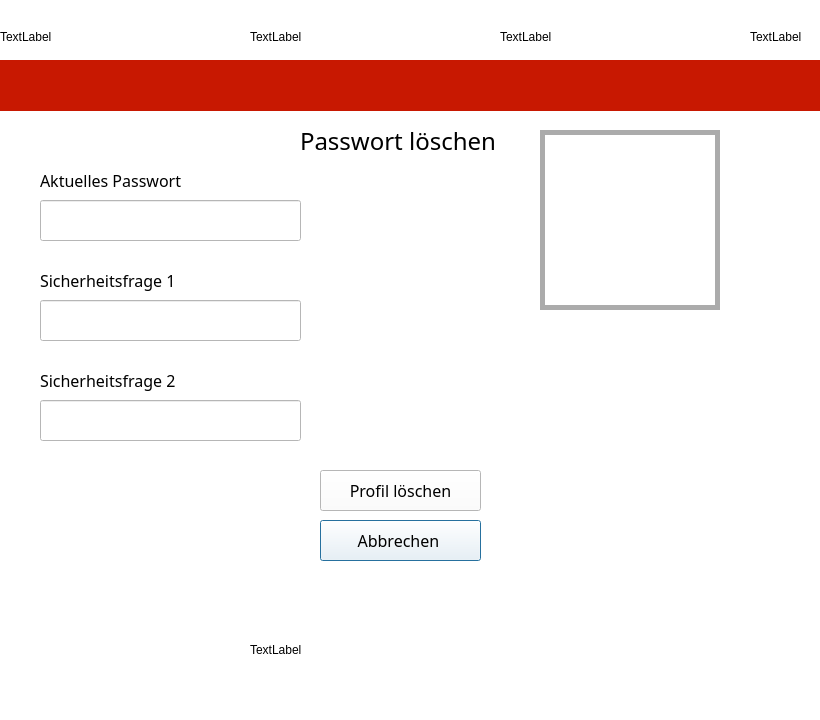
<?xml version="1.0" encoding="UTF-8"?>
<ui version="4.0">
 <class>DeleteProfil</class>
 <widget class="QDialog" name="DeleteProfil">
  <property name="geometry">
   <rect>
    <x>0</x>
    <y>0</y>
    <width>820</width>
    <height>720</height>
   </rect>
  </property>
  <property name="windowTitle">
   <string>Dialog</string>
  </property>
  <property name="styleSheet">
   <string notr="true">background-color: rgb(255, 255, 255);</string>
  </property>
  <widget class="QLabel" name="lblemail_2">
   <property name="geometry">
    <rect>
     <x>40</x>
     <y>170</y>
     <width>171</width>
     <height>21</height>
    </rect>
   </property>
   <property name="font">
    <font>
     <family>MV Boli</family>
     <pointsize>12</pointsize>
    </font>
   </property>
   <property name="text">
    <string>Aktuelles Passwort</string>
   </property>
  </widget>
  <widget class="QLabel" name="lblemail_3">
   <property name="geometry">
    <rect>
     <x>300</x>
     <y>120</y>
     <width>231</width>
     <height>41</height>
    </rect>
   </property>
   <property name="font">
    <font>
     <family>MV Boli</family>
     <pointsize>18</pointsize>
    </font>
   </property>
   <property name="text">
    <string>Passwort löschen</string>
   </property>
  </widget>
  <widget class="QLineEdit" name="passwortAlt">
   <property name="geometry">
    <rect>
     <x>40</x>
     <y>200</y>
     <width>261</width>
     <height>41</height>
    </rect>
   </property>
   <property name="font">
    <font>
     <family>MV Boli</family>
     <pointsize>12</pointsize>
    </font>
   </property>
  </widget>
  <widget class="QLabel" name="lblemail_5">
   <property name="geometry">
    <rect>
     <x>40</x>
     <y>370</y>
     <width>171</width>
     <height>21</height>
    </rect>
   </property>
   <property name="font">
    <font>
     <family>MV Boli</family>
     <pointsize>12</pointsize>
    </font>
   </property>
   <property name="text">
    <string>Sicherheitsfrage 2</string>
   </property>
  </widget>
  <widget class="QLineEdit" name="s1">
   <property name="geometry">
    <rect>
     <x>40</x>
     <y>300</y>
     <width>261</width>
     <height>41</height>
    </rect>
   </property>
   <property name="font">
    <font>
     <family>MV Boli</family>
     <pointsize>12</pointsize>
    </font>
   </property>
  </widget>
  <widget class="QLineEdit" name="s2">
   <property name="geometry">
    <rect>
     <x>40</x>
     <y>400</y>
     <width>261</width>
     <height>41</height>
    </rect>
   </property>
   <property name="font">
    <font>
     <family>MV Boli</family>
     <pointsize>12</pointsize>
    </font>
   </property>
  </widget>
  <widget class="QLabel" name="lblemail_4">
   <property name="geometry">
    <rect>
     <x>40</x>
     <y>270</y>
     <width>171</width>
     <height>21</height>
    </rect>
   </property>
   <property name="font">
    <font>
     <family>MV Boli</family>
     <pointsize>12</pointsize>
    </font>
   </property>
   <property name="text">
    <string>Sicherheitsfrage 1</string>
   </property>
  </widget>
  <widget class="QLabel" name="lbl3">
   <property name="geometry">
    <rect>
     <x>500</x>
     <y>0</y>
     <width>74</width>
     <height>74</height>
    </rect>
   </property>
   <property name="text">
    <string>TextLabel</string>
   </property>
  </widget>
  <widget class="QLabel" name="lbl4">
   <property name="geometry">
    <rect>
     <x>750</x>
     <y>0</y>
     <width>74</width>
     <height>74</height>
    </rect>
   </property>
   <property name="text">
    <string>TextLabel</string>
   </property>
  </widget>
  <widget class="QLabel" name="lbl1">
   <property name="geometry">
    <rect>
     <x>0</x>
     <y>0</y>
     <width>74</width>
     <height>74</height>
    </rect>
   </property>
   <property name="text">
    <string>TextLabel</string>
   </property>
  </widget>
  <widget class="QLabel" name="lbl2">
   <property name="geometry">
    <rect>
     <x>250</x>
     <y>0</y>
     <width>74</width>
     <height>74</height>
    </rect>
   </property>
   <property name="text">
    <string>TextLabel</string>
   </property>
  </widget>
  <widget class="QLabel" name="LogoKlein">
   <property name="geometry">
    <rect>
     <x>250</x>
     <y>580</y>
     <width>248</width>
     <height>140</height>
    </rect>
   </property>
   <property name="text">
    <string>TextLabel</string>
   </property>
  </widget>
  <widget class="QLabel" name="blackBackround">
   <property name="geometry">
    <rect>
     <x>540</x>
     <y>130</y>
     <width>180</width>
     <height>180</height>
    </rect>
   </property>
   <property name="styleSheet">
    <string notr="true">background-color: rgb(171, 171, 171);</string>
   </property>
   <property name="text">
    <string/>
   </property>
  </widget>
  <widget class="QLabel" name="profilePicture">
   <property name="geometry">
    <rect>
     <x>545</x>
     <y>135</y>
     <width>170</width>
     <height>170</height>
    </rect>
   </property>
   <property name="styleSheet">
    <string notr="true">background-color: rgb(255, 255, 255);</string>
   </property>
   <property name="text">
    <string/>
   </property>
  </widget>
  <widget class="QPushButton" name="ButtonExit">
   <property name="geometry">
    <rect>
     <x>320</x>
     <y>520</y>
     <width>161</width>
     <height>41</height>
    </rect>
   </property>
   <property name="font">
    <font>
     <family>MV Boli</family>
     <pointsize>12</pointsize>
    </font>
   </property>
   <property name="text">
    <string>Abbrechen </string>
   </property>
  </widget>
  <widget class="QPushButton" name="ButtonLoeschen">
   <property name="geometry">
    <rect>
     <x>320</x>
     <y>470</y>
     <width>161</width>
     <height>41</height>
    </rect>
   </property>
   <property name="font">
    <font>
     <family>MV Boli</family>
     <pointsize>12</pointsize>
    </font>
   </property>
   <property name="text">
    <string>Profil löschen</string>
   </property>
  </widget>
  <widget class="QLabel" name="label_12">
   <property name="geometry">
    <rect>
     <x>0</x>
     <y>60</y>
     <width>821</width>
     <height>51</height>
    </rect>
   </property>
   <property name="styleSheet">
    <string notr="true">background-color: rgb(200, 24, 1);</string>
   </property>
   <property name="text">
    <string/>
   </property>
  </widget>
 </widget>
 <resources/>
 <connections/>
</ui>
